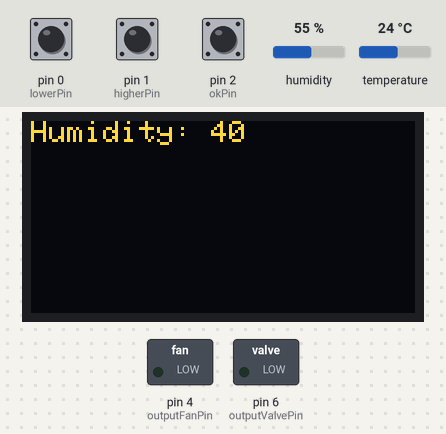
Bench run of a sketch on a simulated Arduino Uno, built with avr-gcc and run on an emulated ATmega328P. Parts: 128×64 one-colour display, switched loads named in the sketch (green lamp = pin HIGH). The inputs (shaded band) are chosen by the test bench; at power-on: pin 2 (okPin) HIGH, pin 0 (lowerPin) HIGH, pin 1 (higherPin) HIGH, humidity 55 %, temperature 24 °C. The OLED is the two-colour kind (top 16 rows yellow).

Above: at 3.2 s.
3.3 s: pin 2 (okPin) pulled LOW for 0.15 s
At 4.2 s:
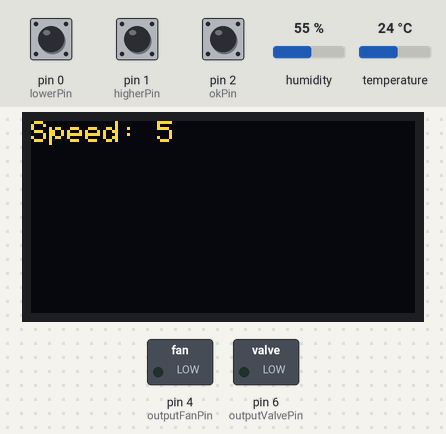
At 5.7 s:
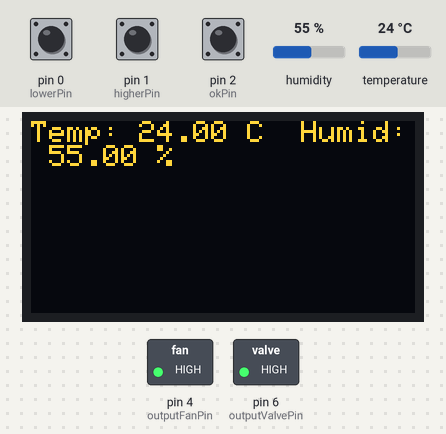
Timing chart, 0 to 7.2 s (numbered marks = the images above; inputs shaded):
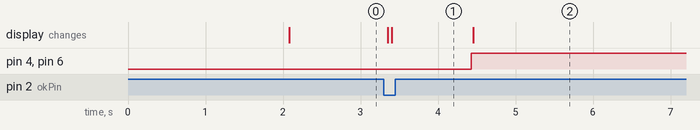

The sketch:

UscatorLemn.ino
```cpp
#include <Wire.h>
#include <Adafruit_GFX.h>
#include <Adafruit_SSD1306.h>

#define SCREEN_WIDTH 128
#define SCREEN_HEIGHT 64

#define OLED_RESET    -1  // Reset pin not used for this OLED module (change if needed)
#define SCREEN_ADDRESS 0x3C  // I2C address for the OLED module (check your module's datasheet)

Adafruit_SSD1306 display(SCREEN_WIDTH, SCREEN_HEIGHT, &Wire, OLED_RESET);
//---------------------------------------------------SCREEN

#include <DHT.h>
#define DHTPIN 3        // Digital pin connected to the DHT sensor
#define DHTTYPE DHT11   // Type of the DHT sensor (DHT11 or DHT22)

DHT dht(DHTPIN, DHTTYPE);
//---------------------------------------------------SENSOR

const int lowerPin = 0;  // Replace with the actual pin number for button 1
const int higherPin = 1;  // Replace with the actual pin number for button 2
const int okPin = 2;

const int outputValvePin = 6;
const int outputFanPin = 4;
//---------------------------------------------------BUTTONS

int humidity = 40;
int temperature = 50;
int hours = 12;
int speed = 5;

bool initializing = true;

int secondsPassed = 0;
int currentWantedTemp;

void updateVariable(int &variable, const char* prompt) {
  display.clearDisplay();

  display.setTextSize(1);
  display.setTextColor(SSD1306_WHITE);

  display.setCursor(0, 0);
  display.print(prompt);
  display.print(variable);

  display.display();

  while (digitalRead(okPin) == HIGH) {
    if (digitalRead(higherPin) == LOW) {
      delay(200);
      variable++;
      Serial.println(variable);
    }
    if (digitalRead(lowerPin) == LOW) {
      delay(200);
      variable--;
      Serial.println(variable);
    }

    display.clearDisplay();
    display.setCursor(0, 0);
    display.print(prompt);
    display.print(variable);
    display.display();
  }
}

void setup() {
  pinMode(lowerPin, INPUT_PULLUP);
  pinMode(higherPin, INPUT_PULLUP);
  pinMode(okPin, INPUT_PULLUP);
  pinMode(outputValvePin, OUTPUT);
  pinMode(outputFanPin, OUTPUT);

  dht.begin();
  currentWantedTemp = dht.readTemperature() + 5;

  if(!display.begin(SCREEN_ADDRESS, SCREEN_ADDRESS)) {
    Serial.println(F("SSD1306 allocation failed"));
    for(;;);
  }

  delay(2000);  // Pause for 2 seconds
  display.clearDisplay();  // Clear the display buffer
  display.setTextSize(1);  // Set text size
  display.setTextColor(SSD1306_WHITE);

}

// the loop function runs over and over again forever
void loop() {
  if (initializing) {
    updateVariable(humidity, "Humidity: ");
    updateVariable(temperature, "Temperature: ");
    updateVariable(hours, "Hours: ");
    updateVariable(speed, "Speed: ");

    if (digitalRead(okPin) == LOW) {
      initializing = false;
      Serial.println("Initialization complete!");
      delay(1000);
    }
  }
  else
  {
    // Your main program logic here
    // Read temperature and humidity every 20 seconds
      if(hours > 0)
      {
        float readTemperature = dht.readTemperature();
        float readHumidity = dht.readHumidity();

        // Control the valve based on temperature
        if (readTemperature < currentWantedTemp && readTemperature < temperature) {
          digitalWrite(outputValvePin, HIGH); // Open valve
          Serial.println("Valve opened");
        } else {
          digitalWrite(outputValvePin, LOW); // Close valve
          Serial.println("Valve closed");
        }

        // Control the fan based on humidity
        if (readHumidity > humidity) {
          digitalWrite(outputFanPin, HIGH); // Turn on fan
          Serial.println("Fan turned on");
        } else {
          digitalWrite(outputFanPin, LOW); // Turn off fan
          Serial.println("Fan turned off");
        }

        // Display the updated values on the OLED screen
        display.clearDisplay();
        display.setCursor(0, 0);
        display.setTextSize(1);
        display.setTextColor(SSD1306_WHITE);
        display.print("Temp: ");
        display.print(readTemperature);
        display.print(" C  ");
        display.print("Humid: ");
        display.print(readHumidity);
        display.print(" %");
        display.display();

      // Your additional logic here
        delay(180000);  // Add a delay for better readability, adjust as needed
        secondsPassed += 180;
        if(secondsPassed == 3600)
        {
          hours--;
          secondsPassed = 0;
          currentWantedTemp += 5;
        }
      }
      else
      {
        display.clearDisplay();
        display.setCursor(0, 0);
        display.setTextSize(1);
        display.setTextColor(SSD1306_WHITE);
        display.print("Program ended. Press ok for restart.");
        display.display();
        if (digitalRead(okPin) == LOW)
        {
          initializing = true;
          humidity = 40;
          temperature = 50;
          hours = 12;
          speed = 5;
          Serial.println("restarting!");
          delay(1000);
        }
      }
  }
}
```

Measured:
- after the input at 3.3 s, pin 4 (outputFanPin), pin 6 (outputValvePin): LOW → HIGH after 1.1 s; the display: first changes after 0.05 s (image 1 shows a later state)
